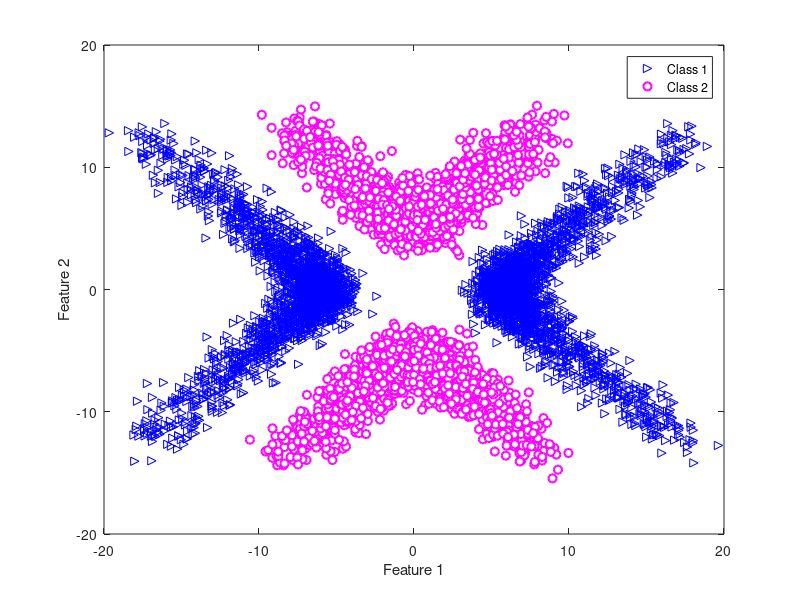

The MATLAB script that drew this image: (Note: this script raises an error after producing the figure.)
clc
clear
close all

%%

N = 2000;
h= 15;
k=15;
t=linspace(-3.5,3.5,2000);
t= t(:);

x = [5+0.75*cosh(t)+1*randn(N,1),0.75*sinh(t)+1*randn(N,1)];
x1=[-(5+0.75*cosh(t)+1*randn(N,1)),0.75*sinh(t)+1*randn(N,1)];
X=[x;x1];
y = [0.5*sinh(t)+1*randn(N,1),5+0.5*cosh(t)+1*randn(N,1)];
y1=[0.5*sinh(t)+1*randn(N,1),-(5+0.5*cosh(t)+1*randn(N,1))];
Y=[y;y1];

plot(X(:,1),X(:,2),'b>',Y(:,1),Y(:,2),'mo','LineWidth',1.5,'MarkerFaceColor','w');
xlabel('Feature 1');
ylabel('Feature 2');
legend('Class 1','Class 2');

Z1(1:2:4*N-1,:) = X;
Z1(2:2:4*N,:) = Y;
TestTarg1(1:2:4*N-1) = 1;
TestTarg1(2:2:4*N) = -1;
trainingdata=[Z1 TestTarg1(:)];

%-------------
disp("Linear Discriminant");

[trainedclass,tenfold]=lineardiscriminant(trainingdata);

pred_labels = trainedclass.predictFcn(Z1);
T = TestTarg1;
T(T==-1)=2;
ConfMat = ConfusionMatrix2(pred_labels,T,2)

f1metrics=MyClassifyPerf(TestTarg1,pred_labels)
figure;
plot(X(:,1),X(:,2),'b>','LineWidth',1.5,'MarkerSize',10,'MarkerFaceColor','w');
hold on;
plot(Y(:,1),Y(:,2),'mo','LineWidth',1.5,'MarkerSize',10,'MarkerFaceColor','w');
plot(Z1(pred_labels == 1,1),Z1(pred_labels == 1,2),'k+','LineWidth',1.5,'MarkerFaceColor','w');

plot(Z1(pred_labels == -1,1),Z1(pred_labels == -1,2),'y*','LineWidth',1.5,'MarkerFaceColor','w');
legend("class1 actual","class2 actual","predicted as class1","predicted as class2");
title("Linear Discriminant Model");

Z1range = min(Z1(:,1)):.01:max(Z1(:,1));
Z2range = min(Z1(:,2)):.01:max(Z1(:,2));
[xx1, xx2] = meshgrid(Z1range,Z2range);
ZG= [xx1(:) xx2(:)];
predictedspecies = trainedclass.predictFcn(ZG);
figure;
gscatter(xx1(:), xx2(:), predictedspecies,'cy');
hold on;
plot(X(:,1),X(:,2),'b>',Y(:,1),Y(:,2),'mo','LineWidth',0.2,'MarkerFaceColor','w');
title("Linear Discriminant Model");
xlabel("Feature 1");
ylabel("Feature 2");
disp(tenfold);


%--------------
disp("Quadratic discrimanant")
[trainedclass,tenfold]=quadraticdiscrimanant(trainingdata);

pred_labels = trainedclass.predictFcn(Z1);
T = TestTarg1;
T(T==-1)=2;
ConfMat = ConfusionMatrix2(pred_labels,T,2)

f1metrics=MyClassifyPerf(TestTarg1,pred_labels)
figure;
plot(X(:,1),X(:,2),'b>','LineWidth',1.5,'MarkerSize',10,'MarkerFaceColor','w');
hold on;
plot(Y(:,1),Y(:,2),'mo','LineWidth',1.5,'MarkerSize',10,'MarkerFaceColor','w');
plot(Z1(pred_labels == 1,1),Z1(pred_labels == 1,2),'k+','LineWidth',1.5,'MarkerFaceColor','w');
plot(Z1(pred_labels == -1,1),Z1(pred_labels == -1,2),'y*','LineWidth',1.5,'MarkerFaceColor','w');
legend("class1 actual","class2 actual","predicted as class1","predicted as class2");
title("Quadratic Discriminant Model");


Z1range = min(Z1(:,1)):.01:max(Z1(:,1));
Z2range = min(Z1(:,2)):.01:max(Z1(:,2));
[xx1, xx2] = meshgrid(Z1range,Z2range);
ZG= [xx1(:) xx2(:)];
predictedspecies = trainedclass.predictFcn(ZG);
figure;
gscatter(xx1(:), xx2(:), predictedspecies,'cy');
hold on;
plot(X(:,1),X(:,2),'b>',Y(:,1),Y(:,2),'mo','LineWidth',0.2,'MarkerFaceColor','w');
title("Quadratic Discriminant Model");
xlabel("Feature 1");
ylabel("Feature 2");
disp(tenfold);


%-----------
disp("Guassian SVM")
[trainedclass,tenfold]=gaussiansvm(trainingdata);

pred_labels = trainedclass.predictFcn(Z1);
T = TestTarg1;
T(T==-1)=2;
ConfMat = ConfusionMatrix2(pred_labels,T,2)

f1metrics=MyClassifyPerf(TestTarg1,pred_labels)
figure;
plot(X(:,1),X(:,2),'b>','LineWidth',1.5,'MarkerSize',10,'MarkerFaceColor','w');
hold on;
plot(Y(:,1),Y(:,2),'mo','LineWidth',1.5,'MarkerSize',10,'MarkerFaceColor','w');
plot(Z1(pred_labels == 1,1),Z1(pred_labels == 1,2),'k+','LineWidth',1.5,'MarkerFaceColor','w');

plot(Z1(pred_labels == -1,1),Z1(pred_labels == -1,2),'y*','LineWidth',1.5,'MarkerFaceColor','w');
legend("class1 actual","class2 actual","predicted as class1","predicted as class2");
title("SVM with Gaussian Kernel");


Z1range = min(Z1(:,1)):.01:max(Z1(:,1));
Z2range = min(Z1(:,2)):.01:max(Z1(:,2));
[xx1, xx2] = meshgrid(Z1range,Z2range);
ZG= [xx1(:) xx2(:)];
predictedspecies = trainedclass.predictFcn(ZG);
figure;
gscatter(xx1(:), xx2(:), predictedspecies,'cy');
hold on;
plot(X(:,1),X(:,2),'b>',Y(:,1),Y(:,2),'mo','LineWidth',0.2,'MarkerFaceColor','w');
title("SVM with Gaussian Kernel");
xlabel("Feature 1");
ylabel("Feature 2");
disp(tenfold);

%-----------
disp("Quadratic SVM")
[trainedclass,tenfold]=quadraticsvm(trainingdata);

pred_labels = trainedclass.predictFcn(Z1);
T = TestTarg1;
T(T==-1)=2;
ConfMat = ConfusionMatrix2(pred_labels,T,2)

f1metrics=MyClassifyPerf(TestTarg1,pred_labels)
figure;
plot(X(:,1),X(:,2),'b>','LineWidth',1.5,'MarkerSize',10,'MarkerFaceColor','w');
hold on;
plot(Y(:,1),Y(:,2),'mo','LineWidth',1.5,'MarkerSize',10,'MarkerFaceColor','w');
plot(Z1(pred_labels == 1,1),Z1(pred_labels == 1,2),'k+','LineWidth',1.5,'MarkerFaceColor','w');

plot(Z1(pred_labels == -1,1),Z1(pred_labels == -1,2),'y*','LineWidth',1.5,'MarkerFaceColor','w');
legend("class1 actual","class2 actual","predicted as class1","predicted as class2");
title("SVM with Quadratic Kernel");


Z1range = min(Z1(:,1)):.01:max(Z1(:,1));
Z2range = min(Z1(:,2)):.01:max(Z1(:,2));
[xx1, xx2] = meshgrid(Z1range,Z2range);
ZG= [xx1(:) xx2(:)];
predictedspecies = trainedclass.predictFcn(ZG);
figure;
gscatter(xx1(:), xx2(:), predictedspecies,'cy');
hold on;
plot(X(:,1),X(:,2),'b>',Y(:,1),Y(:,2),'mo','LineWidth',0.2,'MarkerFaceColor','w');
title("SVM with Quadratic Kernel");
xlabel("Feature 1");
ylabel("Feature 2");
disp(tenfold);

%-----------
disp("KNN")
[trainedclass,tenfold]=knn(trainingdata);

pred_labels = trainedclass.predictFcn(Z1);
T = TestTarg1;
T(T==-1)=2;
ConfMat = ConfusionMatrix2(pred_labels,T,2)

f1metrics=MyClassifyPerf(TestTarg1,pred_labels)
figure;
plot(X(:,1),X(:,2),'b>','LineWidth',1.5,'MarkerSize',10,'MarkerFaceColor','w');
hold on;
plot(Y(:,1),Y(:,2),'mo','LineWidth',1.5,'MarkerSize',10,'MarkerFaceColor','w');
plot(Z1(pred_labels == 1,1),Z1(pred_labels == 1,2),'k+','LineWidth',1.5,'MarkerFaceColor','w');

plot(Z1(pred_labels == -1,1),Z1(pred_labels == -1,2),'y*','LineWidth',1.5,'MarkerFaceColor','w');
legend("class1 actual","class2 actual","predicted as class1","predicted as class2");
title("K-Nearest Neighbour Classifier");

Z1range = min(Z1(:,1)):.01:max(Z1(:,1));
Z2range = min(Z1(:,2)):.01:max(Z1(:,2));
[xx1, xx2] = meshgrid(Z1range,Z2range);
ZG= [xx1(:) xx2(:)];
predictedspecies = trainedclass.predictFcn(ZG);
figure;
gscatter(xx1(:), xx2(:), predictedspecies,'cy');
hold on;
plot(X(:,1),X(:,2),'b>',Y(:,1),Y(:,2),'mo','LineWidth',0.2,'MarkerFaceColor','w');
title("K-Nearest Neighbour Classifier");
xlabel("Feature 1");
ylabel("Feature 2");
disp(tenfold);
